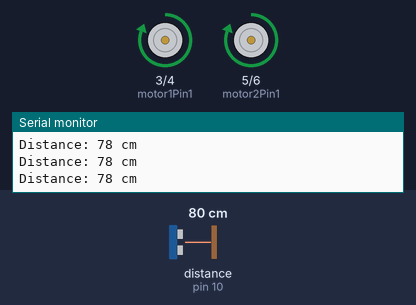
Recording of a sketch running on a simulated Arduino Uno, built with avr-gcc and run on an emulated ATmega328P. On the bench: motor-driver pin pairs drawn as motors (green arrow = first pin HIGH = forward, orange = second pin HIGH = backward, longer = more drive, scaled by the enable pin), the last lines printed to the serial monitor. Wiring (inferred from the names in the program): ultrasonic range finder: trigger pin 9; echo pin 10. Inputs (shaded band) come from the test bench; at power-on: distance to the obstacle (sensor on pin 10) 80 cm. The echo pulse lasts 58.3 µs per cm.

Above: at 1.2 s.
1.3 s: distance to the obstacle (sensor on pin 10) set to 23 cm
2.8 s: distance to the obstacle (sensor on pin 10) set to 19 cm
At 4.6 s:
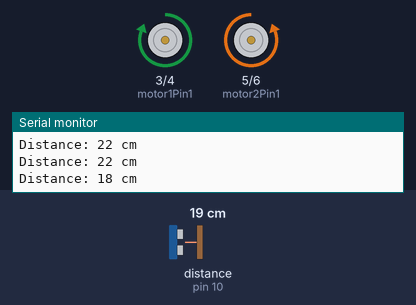
5.8 s: distance to the obstacle (sensor on pin 10) set to 35 cm
At 7.4 s:
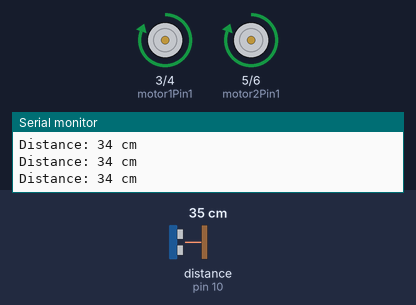
8.5 s: distance to the obstacle (sensor on pin 10) set to 2 cm
At 8.8 s:
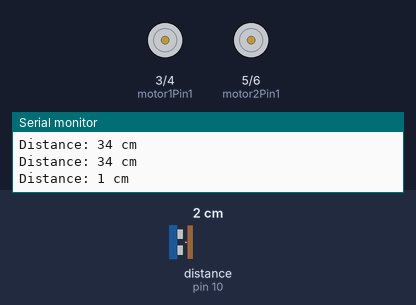
Timing chart, 0 to 12.5 s (numbered marks = the images above; inputs shaded):
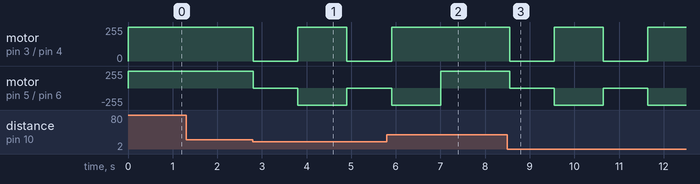

The sketch:

CeilteKHBOt.ino
```cpp
const int trigPin = 9;
const int echoPin = 10;
const int motor1Pin1 = 3;
const int motor1Pin2 = 4;
const int motor2Pin1 = 5;
const int motor2Pin2 = 6;
const int enable1Pin = 7;
const int enable2Pin = 8;

long duration;
int distance;

void setup() {

  pinMode(trigPin, OUTPUT);
  pinMode(echoPin, INPUT);
  pinMode(motor1Pin1, OUTPUT);
  pinMode(motor1Pin2, OUTPUT);
  pinMode(motor2Pin1, OUTPUT);
  pinMode(motor2Pin2, OUTPUT);
  pinMode(enable1Pin, OUTPUT);
  pinMode(enable2Pin, OUTPUT);

  Serial.begin(9600);
}

long getDistance() {

  digitalWrite(trigPin, LOW);
  delayMicroseconds(2);
  digitalWrite(trigPin, HIGH);
  delayMicroseconds(10);
  digitalWrite(trigPin, LOW);

  duration = pulseIn(echoPin, HIGH);
  distance = duration * 0.034 / 2;
  return distance;
}

void moveForward() {
  digitalWrite(enable1Pin, HIGH);
  digitalWrite(enable2Pin, HIGH);
  digitalWrite(motor1Pin1, HIGH);
  digitalWrite(motor1Pin2, LOW);
  digitalWrite(motor2Pin1, HIGH);
  digitalWrite(motor2Pin2, LOW);
}

void stop() {
  digitalWrite(enable1Pin, LOW);
  digitalWrite(enable2Pin, LOW);
  digitalWrite(motor1Pin1, LOW);
  digitalWrite(motor1Pin2, LOW);
  digitalWrite(motor2Pin1, LOW);
  digitalWrite(motor2Pin2, LOW);
}

void turnRight() {
  digitalWrite(enable1Pin, HIGH);
  digitalWrite(enable2Pin, HIGH);
  digitalWrite(motor1Pin1, HIGH);
  digitalWrite(motor1Pin2, LOW);
  digitalWrite(motor2Pin1, LOW);
  digitalWrite(motor2Pin2, HIGH);
}

void loop() {
  distance = getDistance();
  Serial.print("Distance: ");
  Serial.print(distance);
  Serial.println(" cm");

  if (distance < 20) {
    stop();
    delay(1000);
    turnRight();
    delay(1000);
  } else {
    moveForward();
  }

  delay(100);
} 
```

Measured:
- the behaviour switches between 21 and 20 cm on distance to the obstacle (sensor on pin 10) (found by bisection; images 0 and 1)
- after the input at 2.8 s, motor on pin 3 (motor1Pin1) / pin 4 (motor1Pin2): forward 255/255 → stopped at once, → forward 255/255 1.0 s later, → stopped 1.1 s later; motor on pin 5 (motor2Pin1) / pin 6 (motor2Pin2): forward 255/255 → stopped at once, → backward 255/255 1.0 s later, → stopped 1.1 s later
- after the input at 5.8 s, motor on pin 3 (motor1Pin1) / pin 4 (motor1Pin2): goes on until 5.9 s, then stays forward 255/255
- after the input at 8.5 s, motor on pin 3 (motor1Pin1) / pin 4 (motor1Pin2): alternates forward 255/255 for 1.1 s and stopped for 1.0 s, starting after 0.05 s; motor on pin 5 (motor2Pin1) / pin 6 (motor2Pin2): alternates backward 255/255 for 1.1 s and stopped for 1.0 s, starting after 0.05 s
